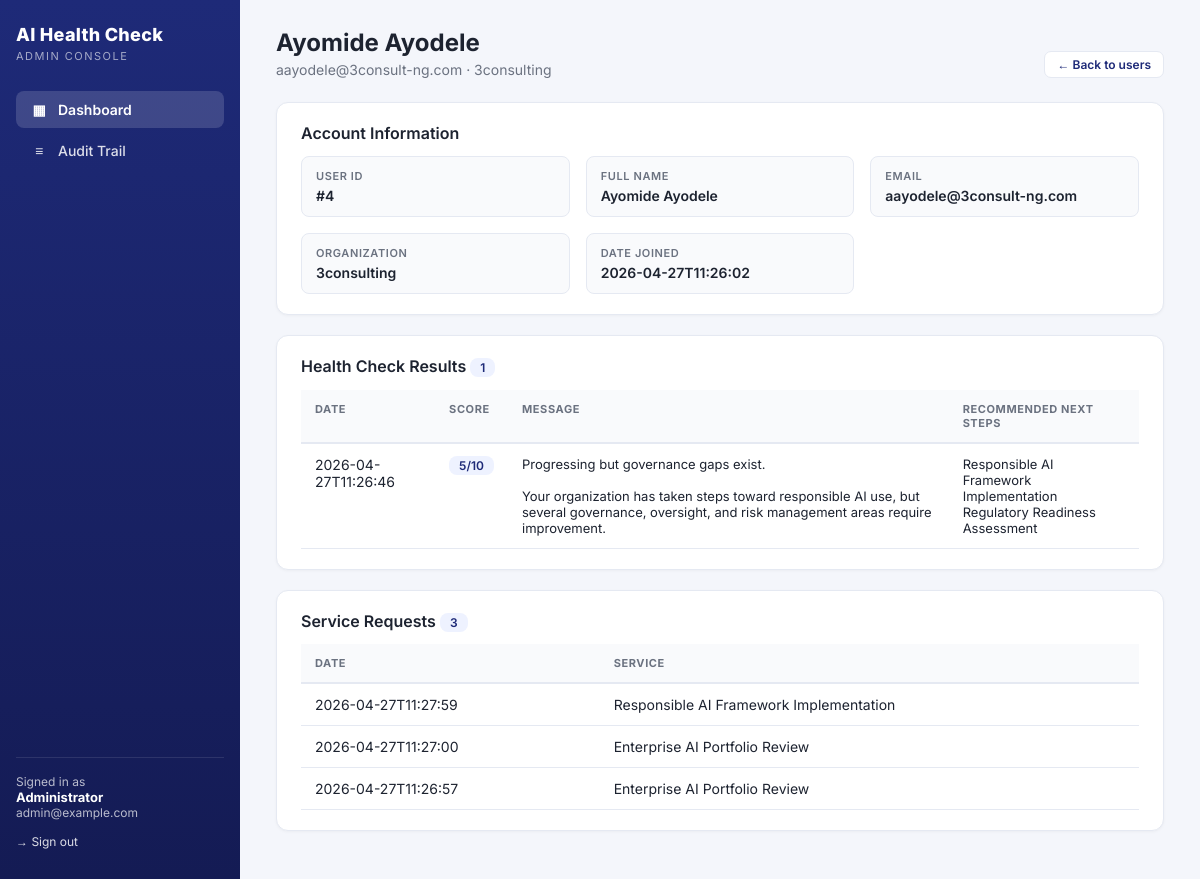
/admin/user/4 (signed in), run on the app's committed database.
### tables this page shows
CREATE TABLE users (
            id INTEGER PRIMARY KEY AUTOINCREMENT,
            name TEXT NOT NULL,
            email TEXT NOT NULL UNIQUE,
            password TEXT NOT NULL,
            organization TEXT NOT NULL,
            date_joined TEXT
        );

CREATE TABLE health_check_results (
            id INTEGER PRIMARY KEY AUTOINCREMENT,
            user_id INTEGER NOT NULL,
            score INTEGER NOT NULL,
            message TEXT,
            next_step TEXT,
            date_submitted TEXT,
            FOREIGN KEY (user_id) REFERENCES users (id)
        );

CREATE TABLE upgrade_requests (
            id INTEGER PRIMARY KEY AUTOINCREMENT,
            user_id INTEGER NOT NULL,
            service_type TEXT,
            date_submitted TEXT,
            FOREIGN KEY (user_id) REFERENCES users (id)
        );

### main.py (the view)
@app.route('/admin/user/<int:user_id>')
@admin_required
def admin_user_detail(user_id):
    conn = sqlite3.connect(DB_NAME)
    c = conn.cursor()
    c.execute('SELECT id, name, email, organization, date_joined FROM users WHERE id = ?',
              (user_id,))
    user = c.fetchone()
    if not user:
        conn.close()
        return "User not found", 404
    c.execute('''SELECT score, message, next_step, date_submitted
                 FROM health_check_results WHERE user_id = ?
                 ORDER BY date_submitted DESC''', (user_id,))
    health_checks = c.fetchall()
    c.execute('''SELECT service_type, date_submitted FROM upgrade_requests
                 WHERE user_id = ? ORDER BY date_submitted DESC''', (user_id,))
    requests_list = c.fetchall()
    conn.close()
    log_audit('admin', session.get('admin_id'), session.get('admin_email'),
              'VIEW_USER_DETAIL', f'User ID: {user_id}, Email: {user[2]}')
    return render_template('admin_user_detail.html', user=user,
                           health_checks=health_checks, requests_list=requests_list)

### main.py (called while the page is built)
def log_audit(actor_type, actor_id, actor_email, action, details=None):
    try:
        conn = sqlite3.connect(DB_NAME)
        c = conn.cursor()
        c.execute('''
            INSERT INTO audit_logs
                (timestamp, actor_type, actor_id, actor_email, action, details, ip_address)
            VALUES (?, ?, ?, ?, ?, ?, ?)
        ''', (datetime.datetime.now().isoformat(), actor_type, actor_id,
              actor_email, action, details, request.remote_addr if request else None))
        conn.commit()
        conn.close()
    except Exception as e:
        print(f"Audit log error: {e}")

def admin_required(f):
    @wraps(f)
    def wrapper(*args, **kwargs):
        if not session.get('admin_id'):
            return redirect(url_for('admin_login'))
        return f(*args, **kwargs)
    return wrapper

### templates/admin_user_detail.html (shortened to what this page needs)
{% extends "admin_base.html" %}
{% set active = 'dashboard' %}
{% block content %}
<div class="page-head">
    <div>
        <h1>{{ user[1] }}</h1>
        <p>{{ user[2] }} · {{ user[3] }}</p>
    </div>
    <div>
        <a href="{{ url_for('admin_dashboard') }}" class="btn secondary sm">← Back to users</a>
    </div>
</div>
<div class="card">
    <h2>Account Information</h2>
    <div class="info-grid">
        <div class="info-item"><div class="k">User ID</div><div class="v">#{{ user[0] }}</div></div>
        <div class="info-item"><div class="k">Full Name</div><div class="v">{{ user[1] }}</div></div>
        <div class="info-item"><div class="k">Email</div><div class="v">{{ user[2] }}</div></div>
        <div class="info-item"><div class="k">Organization</div><div class="v">{{ user[3] }}</div></div>
        <div class="info-item"><div class="k">Date Joined</div><div class="v">{{ user[4][:19] if user[4] else '-' }}</div></div>
    </div>
</div>
<div class="card">
    <h2>Health Check Results <span class="pill">{{ health_checks|length }}</span></h2>
    {% if health_checks %}
    <div class="table-wrap">
    <table class="tbl">
        <thead>
            <tr><th>Date</th><th>Score</th><th>Message</th><th>Recommended Next Steps</th></tr>
        </thead>
        <tbody>
        {% for h in health_checks %}
            <tr>
                <td>{{ h[3][:19] if h[3] else '' }}</td>
                <td><span class="pill">{{ h[0] }}/10</span></td>
                <td><pre class="preserve">{{ h[1] }}</pre></td>
                <td><pre class="preserve">{{ h[2] }}</pre></td>
            </tr>
        {% endfor %}
        </tbody>
    </table>
    </div>
    {% else %}
        <div class="empty"><div class="ico">📋</div><p>No health checks submitted yet.</p></div>
    {% endif %}
</div>
<div class="card">
    <h2>Service Requests <span class="pill">{{ requests_list|length }}</span></h2>
    {% if requests_list %}
    <div class="table-wrap">
    <table class="tbl">
        <thead><tr><th>Date</th><th>Service</th></tr></thead>
        <tbody>
        {% for r in requests_list %}
            <tr>
                <td>{{ r[1][:19] if r[1] else '' }}</td>
                <td>{{ r[0] }}</td>
            </tr>
        {% endfor %}
        </tbody>
    </table>
    </div>
    {% else %}
        <div class="empty"><div class="ico">✉</div><p>No service requests yet.</p></div>
    {% endif %}
</div>
{% endblock %}

### templates/admin_base.html (shortened to what this page needs)
<!DOCTYPE html>
<html lang="en">
<head>
</head>
<body>
{% if session.get('admin_id') %}
<div class="layout">
    <aside class="sidebar">
        <div class="brand">AI Health Check</div>
        <div class="brand-sub">Admin Console</div>
        <nav class="nav">
            <a href="{{ url_for('admin_dashboard') }}" class="{% if active=='dashboard' %}active{% endif %}">
                <span class="icon">▦</span> Dashboard
            </a>
            <a href="{{ url_for('admin_audit') }}" class="{% if active=='audit' %}active{% endif %}">
                <span class="icon">≡</span> Audit Trail
            </a>
        </nav>
        <div class="sidebar-footer">
            <div class="me">
                Signed in as
                <strong>{{ session.get('admin_name') }}</strong>
                {{ session.get('admin_email') }}
            </div>
            <a href="{{ url_for('admin_logout') }}">→ Sign out</a>
        </div>
    </aside>
    <main class="main">
        {% block content %}{% endblock %}
    </main>
</div>
{% else %}
{% block auth %}{% endblock %}
{% endif %}
</body>
</html>

### templates/admin_base.html (style rules this page uses)
:root { --primary: #1e2a78; --primary-dark: #141b54; --accent: #ffb347; --accent-dark: #ff9e1b; --bg: #f4f6fb; --card: #ffffff; --text: #1d2330; --muted: #6b7280; --border: #e5e9f2; --success: #10b981; --danger: #ef4444; --warning: #f59e0b; }
* { box-sizing: border-box; }
body { margin: 0; font-family: 'Inter', system-ui, sans-serif; background: var(--bg); color: var(--text); font-size: 14px; }
a { color: var(--primary); text-decoration: none; }
.layout { display: flex; min-height: 100vh; }
.sidebar { width: 240px; background: linear-gradient(180deg, var(--primary) 0%, var(--primary-dark) 100%); color: #fff; padding: 24px 16px; flex-shrink: 0; display: flex; flex-direction: column; }
.brand { font-size: 18px; font-weight: 800; margin-bottom: 4px; letter-spacing: 0.3px; }
.brand-sub { font-size: 11px; text-transform: uppercase; letter-spacing: 1.5px; color: rgba(255,255,255,0.6); margin-bottom: 28px; }
.nav { display: flex; flex-direction: column; gap: 4px; flex: 1; }
.nav a { color: rgba(255,255,255,0.85); padding: 10px 14px; border-radius: 8px; font-weight: 500; display: flex; align-items: center; gap: 10px; transition: background 0.15s, color 0.15s; }
.nav a.active { background: rgba(255,255,255,0.15); color: #fff; font-weight: 600; }
.nav .icon { width: 18px; display: inline-block; text-align: center; }
.sidebar-footer { margin-top: auto; padding-top: 16px; border-top: 1px solid rgba(255,255,255,0.1); font-size: 12px; }
.sidebar-footer .me { color: rgba(255,255,255,0.7); margin-bottom: 8px; }
.sidebar-footer .me strong { color: #fff; display: block; font-size: 13px; }
.sidebar-footer a { color: rgba(255,255,255,0.85); display: inline-block; padding: 6px 0; }
.main { flex: 1; padding: 28px 36px; min-width: 0; }
.page-head { display: flex; justify-content: space-between; align-items: end; margin-bottom: 24px; flex-wrap: wrap; gap: 12px; }
.page-head h1 { margin: 0 0 4px; font-size: 24px; font-weight: 700; }
.page-head p { margin: 0; color: var(--muted); }
.card { background: var(--card); border-radius: 12px; box-shadow: 0 1px 3px rgba(0,0,0,0.04); border: 1px solid var(--border); padding: 20px 24px; margin-bottom: 20px; }
.card h2 { margin-top: 0; font-size: 16px; font-weight: 600; }
.table-wrap { overflow-x: auto; }
table.tbl { width: 100%; border-collapse: collapse; }
table.tbl th, table.tbl td { text-align: left; padding: 12px 14px; border-bottom: 1px solid var(--border); vertical-align: top; }
table.tbl thead th { background: #f9fafc; font-size: 11px; font-weight: 700; text-transform: uppercase; letter-spacing: 0.6px; color: var(--muted); border-bottom: 2px solid var(--border); }
.pill { background: #eef2ff; color: var(--primary); border-radius: 8px; padding: 2px 10px; font-weight: 600; font-size: 12px; }
.btn { display: inline-block; padding: 8px 16px; background: var(--primary); color: #fff; border: none; border-radius: 7px; font-weight: 600; font-size: 13px; cursor: pointer; font-family: inherit; transition: background 0.15s, transform 0.05s; }
.btn.secondary { background: #fff; color: var(--primary); border: 1px solid var(--border); }
.btn.sm { padding: 5px 12px; font-size: 12px; }
.info-grid { display: grid; grid-template-columns: repeat(auto-fit, minmax(220px, 1fr)); gap: 16px; margin-top: 8px; }
.info-item { padding: 12px 14px; background: #f9fafc; border-radius: 8px; border: 1px solid var(--border); }
.info-item .k { font-size: 11px; text-transform: uppercase; letter-spacing: 0.6px; color: var(--muted); font-weight: 600; }
.info-item .v { margin-top: 4px; font-weight: 600; }
pre.preserve { white-space: pre-wrap; margin: 0; font-family: inherit; font-size: 13px; }

### data on the page
users: name "Ayomide Ayodele", email "aayodele@3consult-ng.com", organization "3consulting", id "4", date_joined "2026-04-27T11:26:02"
health_check_results: date_submitted "2026-04-27T11:26:46", score "5", message "Progressing but governance gaps exist. Your organization has taken steps toward responsible AI use, but several governance, oversight, and risk management areas require improvement.", next_step "Responsible AI Framework Implementation Regulatory Readiness Assessment"
upgrade_requests: date_submitted "2026-04-27T11:27:59", service_type "Responsible AI Framework Implementation"
upgrade_requests: date_submitted "2026-04-27T11:27:00", service_type "Enterprise AI Portfolio Review"
upgrade_requests: date_submitted "2026-04-27T11:26:57", service_type "Enterprise AI Portfolio Review"

### other printed values
{{ session.get('admin_name') }} "Administrator"
{{ session.get('admin_email') }} "admin@example.com"
{{ health_checks|length }} "1"
{{ requests_list|length }} "3"
